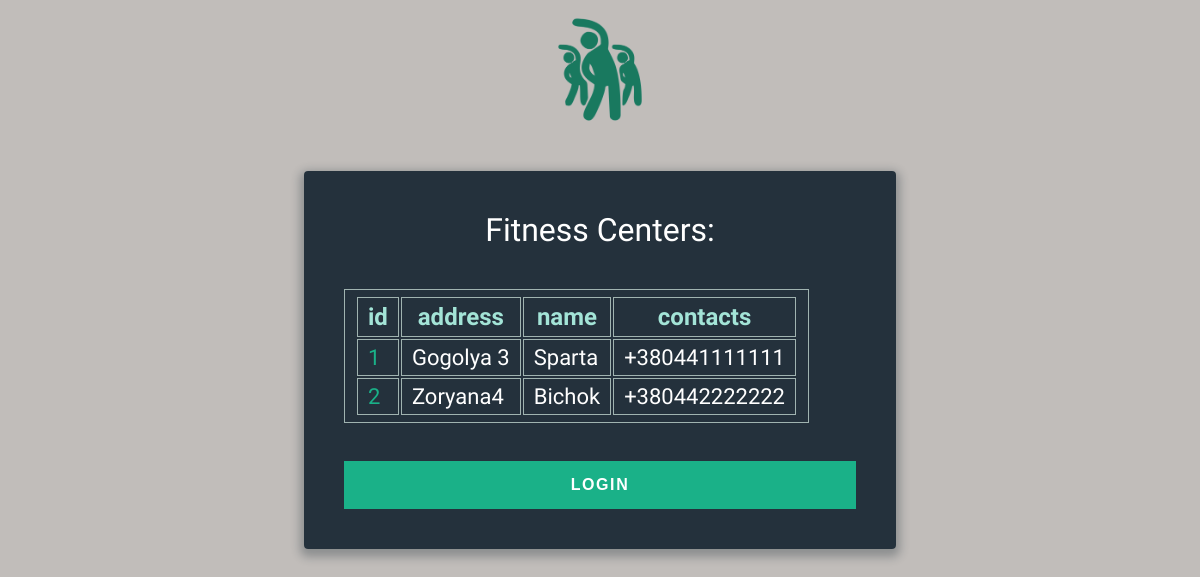
The page /fitness_center on the database its author committed.
### db_model.py (models this page shows)
class FitnessCenter(Base):
    __tablename__ = 'fitness_center'
    id = Column(Integer, primary_key=True, unique=True, autoincrement=True)
    address = Column(String(50), unique=True, nullable=False)
    name = Column(String(50), nullable=False)
    contacts = Column(String(20), nullable=False)

### app.py (the view)
@app.get('/fitness_center')
def fitness_centers():
    db = Db()
    columns = (db_model.FitnessCenter.id, db_model.FitnessCenter.address,
               db_model.FitnessCenter.name, db_model.FitnessCenter.contacts)
    data = db.session.query(*columns).all()
    return render_template('fitness_centers.html', result=convert_db_query_data(data))

### app.py (called while the page is built)
def convert_db_query_data(query_data):
    if query_data is None:
        return {}
    elif type(query_data) is list:
        return [el._asdict() for el in query_data]
    return query_data._asdict()

### db_orm.py (called while the page is built)
    def _init_db(self):
        Base.query = self.session.query_property()
        Base.metadata.create_all(bind=self.engine)

### templates/fitness_centers.html (shortened to what this page needs)
{% extends "base.html" %}
{% block content %}
<div id="data">
          <h1>Fitness Centers:</h1>
          {% if result %}
          <table>
              <tr>
              {% for key in result[0].keys() %}
              <th> {{ key }} </th>
              {% endfor %}
              </tr>
              {% for curr_result in result %}
              <tr>
              {% for key, value in curr_result.items() %}
                {% if key == 'id' %}
                  <td><a href="/fitness_center/{{ value }}"> {{ value }}</a></td>
                {% else %}
                  <td> {{ value }} </td>
                {% endif %}
              {% endfor %}
              </tr>
              {% endfor %}
         </table>
        {% endif %}
        </div>
<br/><br/>
<div>
  <a href="/login">
  <button class="button button-block">Login</button>
  </a>
</div>
{% endblock %}

### rows shown on the page
FitnessCenter: curr_result "1", address "Gogolya 3", name "Sparta", contacts "+380441111111"
FitnessCenter: curr_result "2", address "Zoryana4", name "Bichok", contacts "+380442222222"

### other values the page prints
{{ key }} "id" "address" "name" "contacts"
